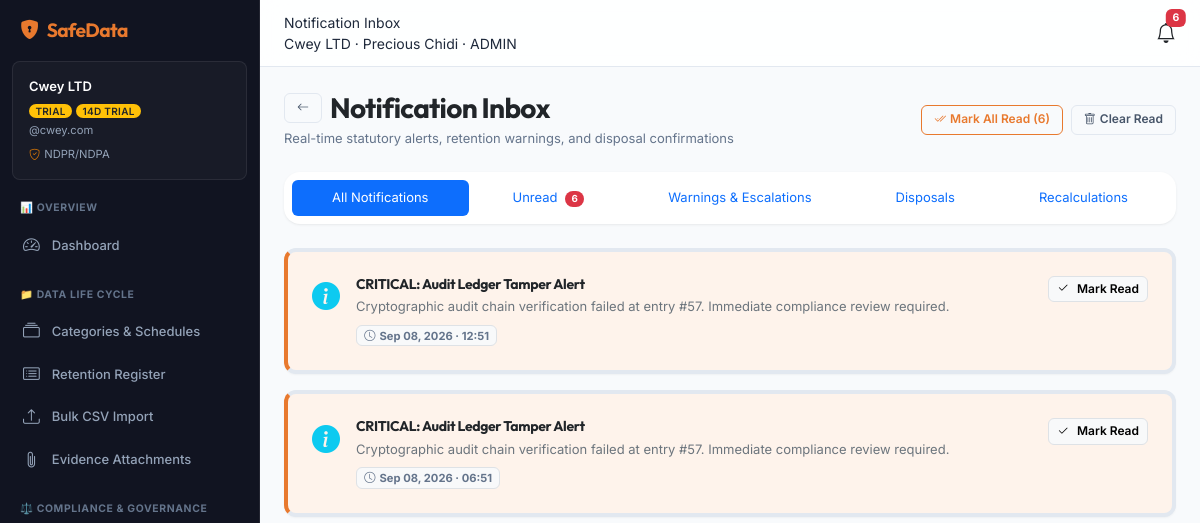
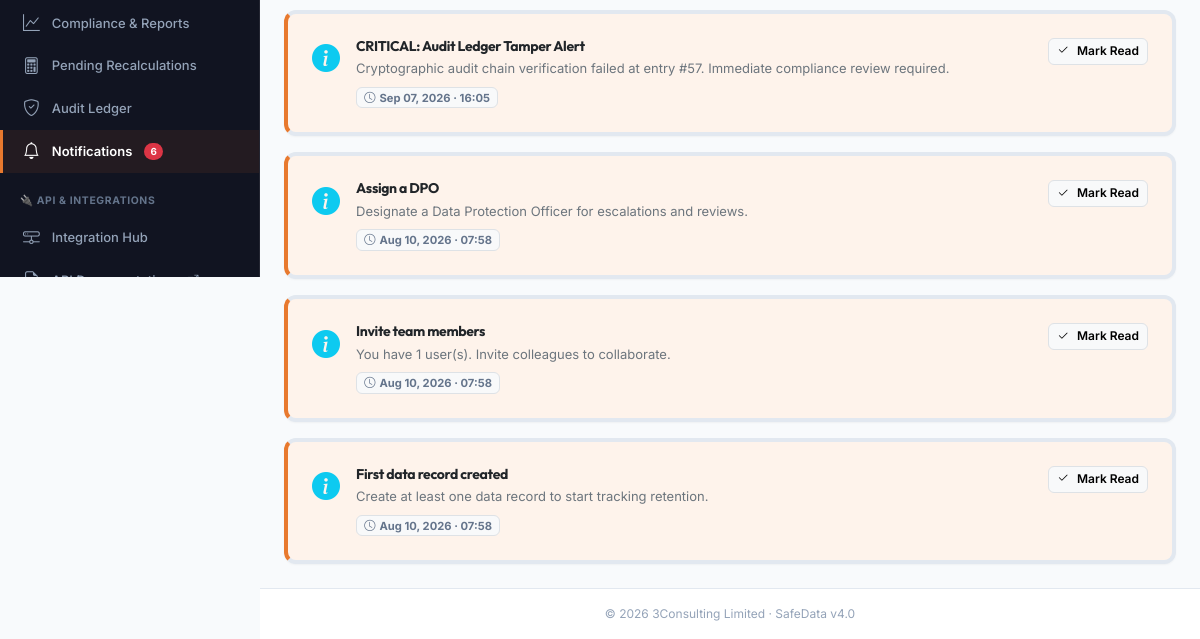
The page /notifications (signed in) on the database as committed earlier (2 pictures, top to bottom).
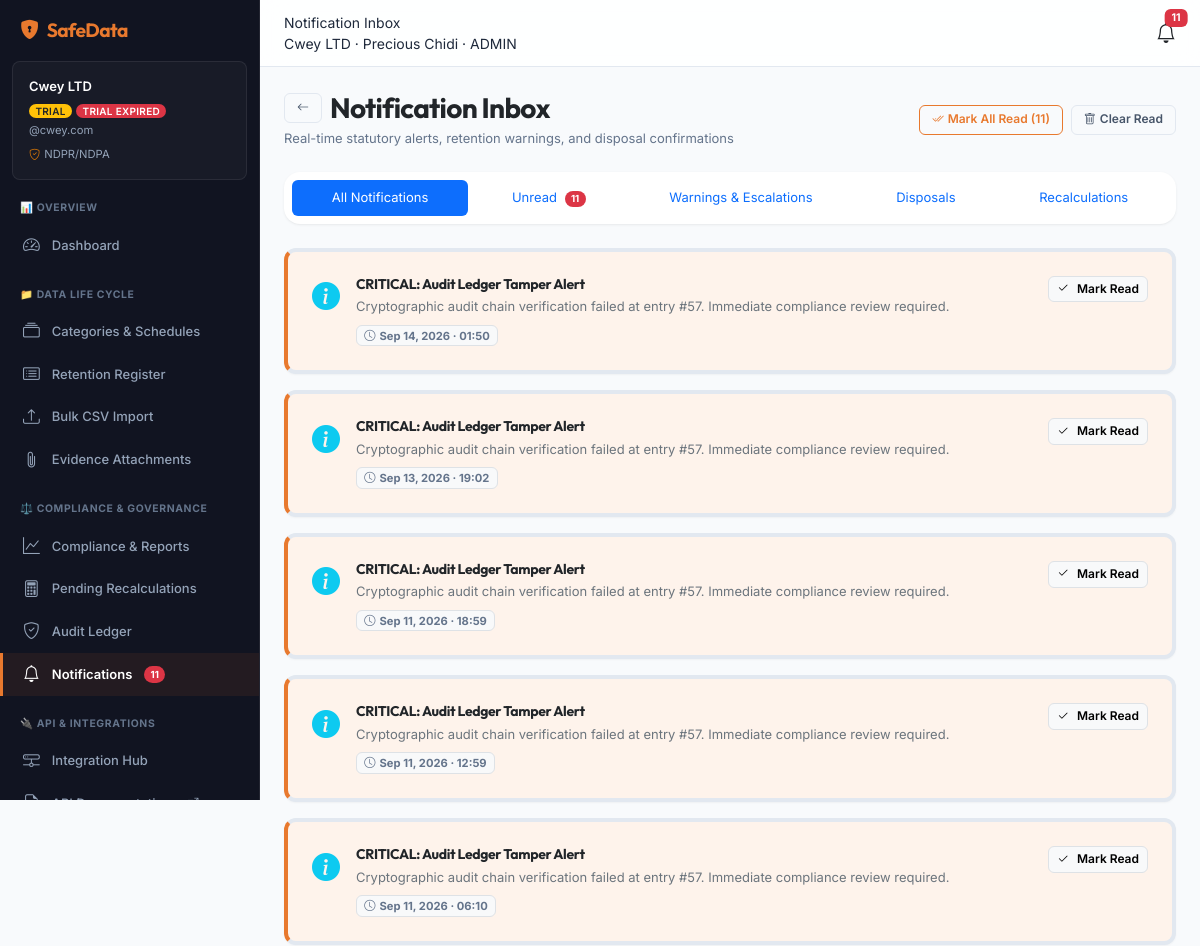
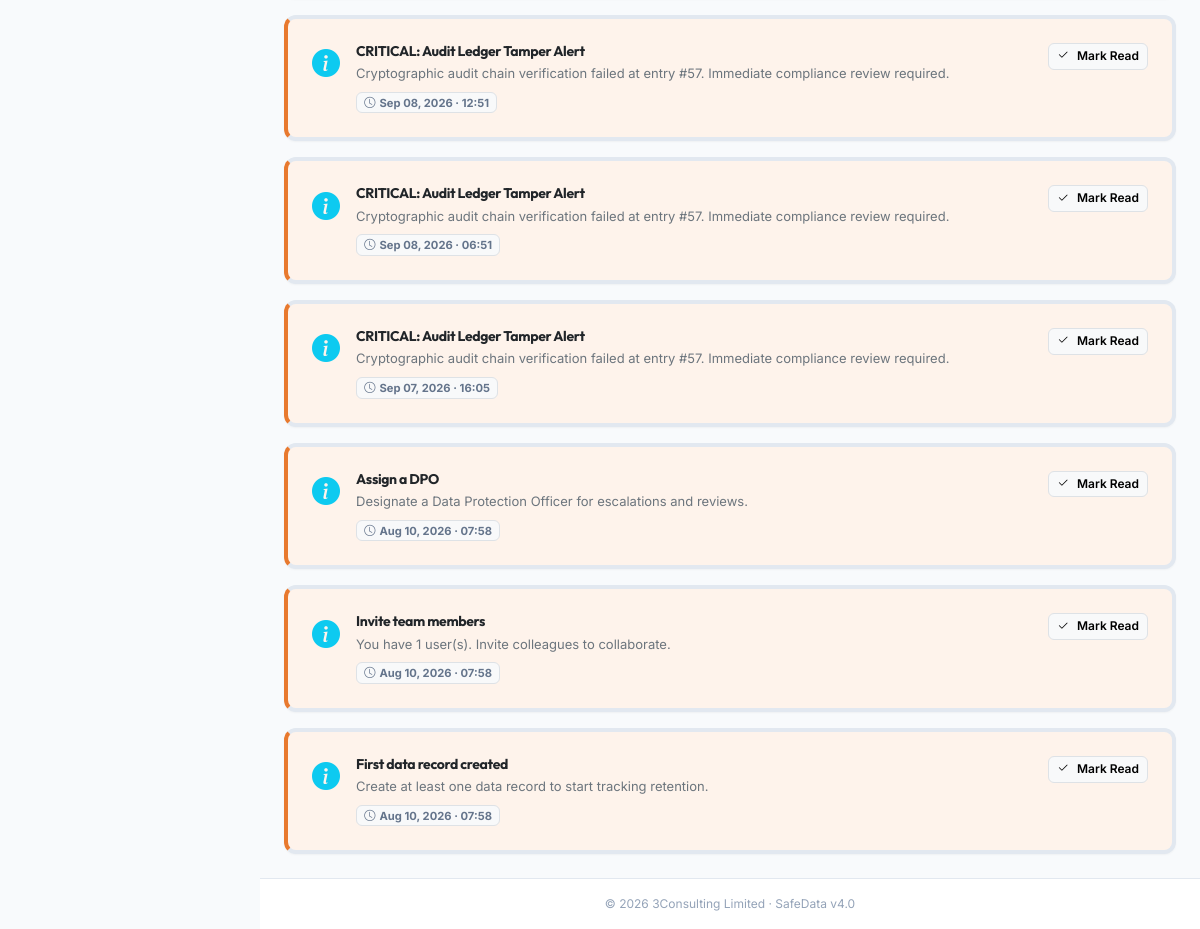
The same page on the database as committed later (2 pictures, top to bottom).
### app/models.py (models this page shows)
class Notification(Base):
    __tablename__ = "notifications"
    id = Column(Integer, primary_key=True, autoincrement=True)
    organization_id = Column(Integer, ForeignKey("organizations.id", ondelete="CASCADE"), default=1, nullable=False)
    recipient_id = Column(Integer, ForeignKey("users.id"), nullable=False)
    type = Column(String(100), nullable=False)
    related_record_id = Column(Integer, ForeignKey("data_records.id", ondelete="SET NULL"), nullable=True)
    related_dsar_id = Column(Integer, ForeignKey("dsar_requests.id", ondelete="SET NULL"), nullable=True)
    subject = Column(String(255), nullable=False)
    message = Column(Text, nullable=False)
    owner_missing = Column(Boolean, default=False, nullable=False)
    status = Column(Enum("sent", "failed", "pending"), default="pending", nullable=False)
    read_at = Column(DateTime, nullable=True)
    sent_at = Column(DateTime, nullable=True)
    attempts = Column(Integer, default=0, nullable=False)
    follow_up_sent_at = Column(DateTime, nullable=True)
    created_at = Column(DateTime, default=func.now(), nullable=False)

### app/routes/app_pages.py (the view)
@router.get("/notifications", response_class=HTMLResponse)
def view_notifications(request: Request, filter: str = "all", db: Session = Depends(get_db)):
    session = get_session(request)
    if not session or "user_id" not in session:
        return RedirectResponse(url="/login", status_code=303)
    org_id = session["org_id"]
    user_id = session["user_id"]
    labels = get_country_regulation_labels(session.get("country", "OTHER"))
    query = db.query(Notification).filter(
        Notification.organization_id == org_id,
        Notification.recipient_id == user_id
    )
    if filter == "unread":
        query = query.filter(Notification.read_at == None)
    elif filter == "warning":
        query = query.filter(Notification.type.in_(["retention_warning", "escalation"]))
    elif filter == "disposal":
        query = query.filter(Notification.type == "disposal_complete")
    elif filter == "recalculation":
        query = query.filter(Notification.type == "recalculation_needed")
    notifications = query.order_by(Notification.id.desc()).limit(100).all()
    unread_count = db.query(Notification).filter(
        Notification.organization_id == org_id,
        Notification.recipient_id == user_id,
        Notification.read_at == None
    ).count()
    return templates.TemplateResponse(request=request, name="notifications.html", context=_ctx(session, labels, {
        "page_title": "Notification Inbox",
        "active_nav": "notifications",
        "notifications": notifications,
        "current_filter": filter,
        "unread_count": unread_count,
    }))

### app/templates/notifications.html (shortened to what this page needs)
{% extends "layout.html" %}
{% block content %}
<div class="container-fluid px-0" style="max-width: 960px;">
  <div class="d-flex justify-content-between align-items-center mb-4 flex-wrap gap-2">
    <div>
      <div class="d-flex align-items-center gap-2">
        <a href="/dashboard" class="btn btn-outline-secondary btn-sm"><i class="bi bi-arrow-left"></i></a>
        <h1 class="h3 mb-0 fw-bold text-dark">Notification Inbox</h1>
      </div>
      <p class="text-muted mb-0 small mt-1">Real-time statutory alerts, retention warnings, and disposal confirmations</p>
    </div>
    <div class="d-flex gap-2">
      {% if unread_count is defined and unread_count > 0 %}
        <form method="post" action="/notifications/read-all">
          <button type="submit" class="btn btn-outline-primary btn-sm d-flex align-items-center gap-1">
            <i class="bi bi-check2-all"></i> Mark All Read ({{ unread_count }})
          </button>
        </form>
      {% endif %}
      <form method="post" action="/notifications/clear">
        <button type="submit" class="btn btn-outline-secondary btn-sm d-flex align-items-center gap-1" onclick="return confirm('Clear all read notifications?');">
          <i class="bi bi-trash"></i> Clear Read
        </button>
      </form>
    </div>
  </div>
  <div class="card shadow-sm border-0 rounded-4 bg-white mb-4">
    <div class="card-body p-2">
      <ul class="nav nav-pills nav-fill gap-1">
        <li class="nav-item">
          <a class="nav-link py-2 small {{ 'active' if current_filter == 'all' or not current_filter else '' }}" href="/notifications?filter=all">
            All Notifications
          </a>
        </li>
        <li class="nav-item">
          <a class="nav-link py-2 small {{ 'active' if current_filter == 'unread' else '' }}" href="/notifications?filter=unread">
            Unread {% if unread_count is defined and unread_count > 0 %}<span class="badge bg-danger rounded-pill ms-1">{{ unread_count }}</span>{% endif %}
          </a>
        </li>
        <li class="nav-item">
          <a class="nav-link py-2 small {{ 'active' if current_filter == 'warning' else '' }}" href="/notifications?filter=warning">
            Warnings & Escalations
          </a>
        </li>
        <li class="nav-item">
          <a class="nav-link py-2 small {{ 'active' if current_filter == 'disposal' else '' }}" href="/notifications?filter=disposal">
            Disposals
          </a>
        </li>
        <li class="nav-item">
          <a class="nav-link py-2 small {{ 'active' if current_filter == 'recalculation' else '' }}" href="/notifications?filter=recalculation">
            Recalculations
          </a>
        </li>
      </ul>
    </div>
  </div>
  {% if notifications | length == 0 %}
    <div class="card border-0 bg-white">
      <div class="empty-state">
        <i class="bi bi-bell-slash empty-state-icon"></i>
        <div class="empty-state-title">No Notifications</div>
        <p class="empty-state-description">You're completely caught up. New notifications will appear here when retention events trigger.</p>
      </div>
    </div>
  {% else %}
    <div class="d-flex flex-column gap-3">
      {% for n in notifications %}
        <div class="card {{ '' if n.read_at else 'border-start border-4' }}" style="{{ '' if n.read_at else 'border-left-color: var(--sd-primary) !important; background: var(--sd-primary-subtle);' }}">
          <div class="card-body p-3 p-md-4">
            <div class="d-flex justify-content-between align-items-start gap-3">
              <div class="d-flex gap-3">
                <div class="fs-3">
                  {% if n.type == 'retention_warning' %}
                    <i class="bi bi-exclamation-triangle-fill text-warning"></i>
                  {% elif n.type == 'disposal_complete' %}
                    <i class="bi bi-check-circle-fill text-success"></i>
                  {% elif n.type == 'escalation' %}
                    <i class="bi bi-arrow-up-circle-fill text-danger"></i>
                  {% elif n.type == 'recalculation_needed' %}
                    <i class="bi bi-calculator text-primary"></i>
                  {% else %}
                    <i class="bi bi-info-circle-fill text-info"></i>
                  {% endif %}
                </div>
                <div>
                  <h6 class="mb-1 {{ 'fw-bold text-dark' if not n.read_at else 'text-secondary' }}">
                    {{ n.subject }}
                  </h6>
                  <p class="mb-2 small text-secondary leading-relaxed">{{ n.message }}</p>
                  <div class="d-flex align-items-center gap-2">
                    <span class="badge bg-light text-muted border" style="font-size:0.7rem;">
                      <i class="bi bi-clock me-1"></i>{{ n.created_at.strftime('%b %d, %Y · %H:%M') if n.created_at else '' }}
                    </span>
                  </div>
                </div>
              </div>
              <div class="text-end text-nowrap">
                {% if not n.read_at %}
                  <form method="post" action="/notifications/{{ n.id }}/read">
                    <button type="submit" class="btn btn-light btn-sm border py-1 px-2" title="Mark as Read">
                      <i class="bi bi-check2"></i> Mark Read
                    </button>
                  </form>
                {% else %}
                  <span class="badge bg-light text-muted border" style="font-size: 0.65rem;">Read</span>
                {% endif %}
              </div>
            </div>
          </div>
        </div>
      {% endfor %}
    </div>
  {% endif %}
</div>
{% endblock %}

### app/templates/layout.html (shortened to what this page needs)
<!DOCTYPE html>
<html lang="en">
<head>
  <link href="https://cdn.jsdelivr.net/npm/bootstrap@5.3.3/dist/css/bootstrap.min.css" rel="stylesheet">
  <link rel="stylesheet" href="https://cdn.jsdelivr.net/npm/bootstrap-icons@1.11.3/font/bootstrap-icons.min.css">
  <link rel="stylesheet" href="/static/css/app.css?v=4.2">
</head>
<body>
<div class="wrapper">
  <nav class="sidebar" id="sidebar">
    <div class="brand pt-3">
      <i class="bi bi-shield-lock-fill"></i>
      <span>{{ wl_name or 'SafeData' }}</span>
    </div>
    {% if org_name %}
    <div class="org-context">
      <div class="org-context-name">{{ org_name }}</div>
      <div class="org-context-meta">
        <span class="badge bg-{{ 'success' if org_status == 'active' else 'warning text-dark' }} badge-sm">{{ org_status | upper }}</span>
        {% if trial_days is not none %}
          {% if trial_days > 0 %}
            <span class="badge bg-warning text-dark badge-sm">{{ trial_days }}d trial</span>
          {% else %}
            <span class="badge bg-danger text-white badge-sm">Trial Expired</span>
          {% endif %}
        {% endif %}
      </div>
      <div class="org-context-domain">@{{ org_domain }}</div>
      <div class="org-context-domain" style="margin-top: 0.5rem;">
        <i class="bi bi-shield-check text-warning me-1"></i>{{ law_label }}
      </div>
    </div>
    {% endif %}
    <div class="nav-group-label">📊 Overview</div>
    <a href="/dashboard" class="{{ 'active' if active_nav == 'dashboard' else '' }}">
      <i class="bi bi-speedometer2"></i> Dashboard
    </a>
    <div class="nav-group-label">📁 Data Life Cycle</div>
    <a href="/categories" class="{{ 'active' if active_nav == 'categories' else '' }}">
      <i class="bi bi-collection"></i> Categories & Schedules
    </a>
    <a href="/records" class="{{ 'active' if active_nav == 'records' else '' }}">
      <i class="bi bi-card-list"></i> Retention Register
    </a>
    <a href="/import" class="{{ 'active' if active_nav == 'import' else '' }}">
      <i class="bi bi-upload"></i> Bulk CSV Import
    </a>
    {% if user_role in ['admin', 'dpo'] %}
    <a href="/attachments" class="{{ 'active' if active_nav == 'attachments' else '' }}">
      <i class="bi bi-paperclip"></i> Evidence Attachments
    </a>
    {% endif %}
    {% if user_role in ['admin', 'dpo'] %}
      <div class="nav-group-label">⚖️ Compliance & Governance</div>
      <a href="/reports" class="{{ 'active' if active_nav == 'reports' else '' }}">
        <i class="bi bi-graph-up"></i> Compliance & Reports
      </a>
      <a href="/recalculations" class="{{ 'active' if active_nav == 'recalculations' else '' }}">
        <i class="bi bi-calculator"></i> Pending Recalculations
      </a>
      <a href="/audit" class="{{ 'active' if active_nav == 'audit' else '' }}">
        <i class="bi bi-shield-check"></i> Audit Ledger
      </a>
      <a href="/notifications" class="{{ 'active' if active_nav == 'notifications' else '' }}">
        <i class="bi bi-bell"></i> Notifications
        {% if unread_notifications_count is defined and unread_notifications_count > 0 %}
          <span class="badge bg-danger rounded-pill float-end">{{ unread_notifications_count }}</span>
        {% endif %}
      </a>
    {% endif %}
    {% if user_role == 'admin' %}
      <div class="nav-group-label">🔌 API & Integrations</div>
      <a href="/integrations" class="{{ 'active' if active_nav == 'integrations' else '' }}">
        <i class="bi bi-hdd-network"></i> Integration Hub
      </a>
      <a href="/docs" target="_blank" class="">
        <i class="bi bi-file-earmark-code"></i> API Documentation <i class="bi bi-box-arrow-up-right small ms-1" style="font-size: 0.7rem;"></i>
      </a>
    {% else %}
      <div class="nav-group-label">📖 Help & Documentation</div>
      <a href="/help" class="{{ 'active' if active_nav == 'help' else '' }}">
        <i class="bi bi-journal-bookmark-fill"></i> Solution Manual
      </a>
    {% endif %}
  </nav>
  <div class="main-content">
    <div class="topbar">
      <div class="d-flex align-items-center gap-2">
        <div>
          <div class="topbar-title">{{ page_title }}</div>
          {% if org_name %}
            <div class="topbar-subtitle">{{ org_name }} · {{ user_name }} · {{ user_role | upper }}</div>
          {% endif %}
        </div>
      </div>
      <div class="d-flex align-items-center gap-3">
        <a class="position-relative text-dark" href="/notifications">
          <i class="bi bi-bell fs-5"></i>
          {% if unread_notifications_count is defined and unread_notifications_count > 0 %}
            <span class="badge bg-danger position-absolute top-0 start-100 translate-middle">{{ unread_notifications_count }}</span>
          {% endif %}
        </a>
      </div>
    </div>
    <div class="content-area" id="main-content">
      {% block content %}{% endblock %}
    </div>
  </div>
</div>
<footer id="footer">
  &copy; 2026 {{ wl_footer or '3Consulting Limited' }} · {{ wl_name or 'SafeData' }} v4.0
</footer>
</body>
</html>

Rows that differ between the two databases and show on the page:
added Notification: type "security_alert" (drawn), subject "CRITICAL: Audit Ledger Tamper Alert", message "Cryptographic audit chain verification failed at entry #57. Immediate compliance review required.", created_at "Sep 14, 2026 · 01:50"
added Notification: type "security_alert" (drawn), subject "CRITICAL: Audit Ledger Tamper Alert", message "Cryptographic audit chain verification failed at entry #57. Immediate compliance review required.", created_at "Sep 13, 2026 · 19:02"
added Notification: type "security_alert" (drawn), subject "CRITICAL: Audit Ledger Tamper Alert", message "Cryptographic audit chain verification failed at entry #57. Immediate compliance review required.", created_at "Sep 11, 2026 · 18:59"
added Notification: type "security_alert" (drawn), subject "CRITICAL: Audit Ledger Tamper Alert", message "Cryptographic audit chain verification failed at entry #57. Immediate compliance review required.", created_at "Sep 11, 2026 · 12:59"
added Notification: type "security_alert" (drawn), subject "CRITICAL: Audit Ledger Tamper Alert", message "Cryptographic audit chain verification failed at entry #57. Immediate compliance review required.", created_at "Sep 11, 2026 · 06:10"
Other text that changed with them:
{{ unread_notifications_count }}: "6" → "11"
{{ unread_count }}: "6" → "11"
{{ trial_days }}: "14" → (not shown)
text no longer shown: "D TRIAL"
text now shown: "TRIAL EXPIRED"
